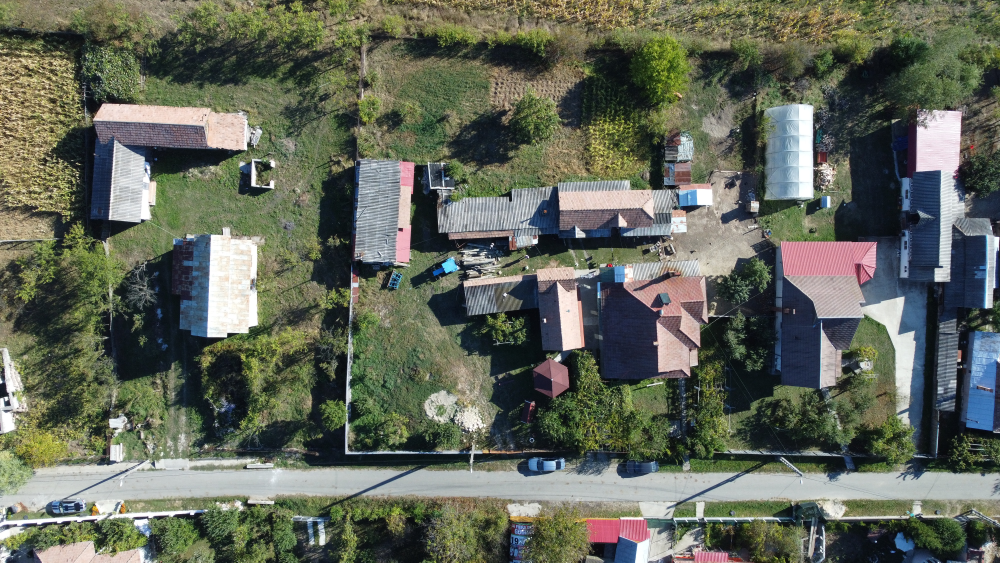
#> input picture images/25_sept_2021.JPG, 4000 x 2250 px (shown at 1/4 size)
$ jupyter execute image_aligment.ipynb
#> lines starting #> are read from the running program, lines starting #| are printed output that depends on the picture
[cell 1]
import numpy as np
import cv2 as cv
import matplotlib.pyplot as plt

[cell 2]
results_folder = "results_05_15"
template_image_path = './images/image_to_search.jpg'
img1_path = './images/25_sept_2021.JPG'
img2_path = './images/18_apr_2022.JPG'


def order_points(pts):
	# initialzie a list of coordinates that will be ordered
	# such that the first entry in the list is the top-left,
	# the second entry is the top-right, the third is the
	# bottom-right, and the fourth is the bottom-left
	rect = np.zeros((4, 2), dtype = "float32")
	# the top-left point will have the smallest sum, whereas
	# the bottom-right point will have the largest sum
	s = pts.sum(axis = 1)
	rect[0] = pts[np.argmin(s)]
	rect[2] = pts[np.argmax(s)]
	# now, compute the difference between the points, the
	# top-right point will have the smallest difference,
	# whereas the bottom-left will have the largest difference
	diff = np.diff(pts, axis = 1)
	rect[1] = pts[np.argmin(diff)]
	rect[3] = pts[np.argmax(diff)]
	# return the ordered coordinates
	return rect

def four_point_transform(image, pts):
    # obtain a consistent order of the points and unpack them
    # individually
    rect = order_points(pts)
    #rect = pts
    (tl, tr, br, bl) = rect
    #(tl, bl, br, tr) = rect
    # compute the width of the new image, which will be the
    # maximum distance between bottom-right and bottom-left
    # x-coordiates or the top-right and top-left x-coordinates
    widthA = np.sqrt(((br[0] - bl[0]) ** 2) + ((br[1] - bl[1]) ** 2))
    widthB = np.sqrt(((tr[0] - tl[0]) ** 2) + ((tr[1] - tl[1]) ** 2))
    maxWidth = max(int(widthA), int(widthB))

    # compute the height of the new image, which will be the
    # maximum distance between the top-right and bottom-right
    # y-coordinates or the top-left and bottom-left y-coordinates
    heightA = np.sqrt(((tr[0] - br[0]) ** 2) + ((tr[1] - br[1]) ** 2))
    heightB = np.sqrt(((tl[0] - bl[0]) ** 2) + ((tl[1] - bl[1]) ** 2))
    maxHeight = max(int(heightA), int(heightB))

    # now that we have the dimensions of the new image, construct
    # the set of destination points to obtain a "birds eye view",
    # (i.e. top-down view) of the image, again specifying points
    # in the top-left, top-right, bottom-right, and bottom-left
    # order
    dst = np.array([
        [0, 0],
        [maxWidth - 1, 0],
        [maxWidth - 1, maxHeight - 1],
        [0, maxHeight - 1]], dtype = "float32")

    # compute the perspective transform matrix and then apply it
    M = cv2.getPerspectiveTransform(rect, dst)
    warped = cv2.warpPerspective(image, M, (maxWidth, maxHeight))

    # return the warped image
    return warped

[cell 3]
import numpy as np
import cv2 as cv
from matplotlib import pyplot as plt
MIN_MATCH_COUNT = 10

from imutils import paths
import numpy as np
import argparse
import imutils
import cv2
import os


img2 = cv.imread(img1_path)          # queryImage
#> img2 is the input picture: shape (2250, 4000, 3); mean B, G, R 89.9, 103.3, 98
img2 = cv2.cvtColor(img2, cv2.COLOR_BGR2RGB)
img1 = cv.imread(template_image_path) # trainImage
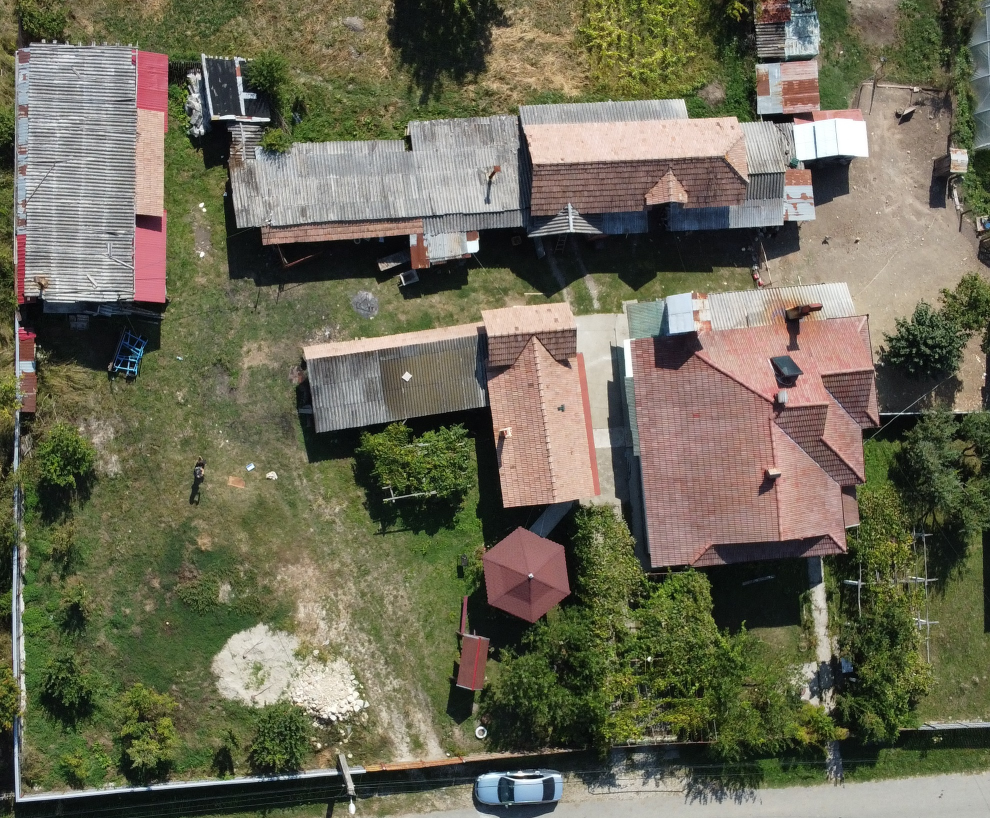
#> input picture images/image_to_search.jpg, 1980 x 1636 px (shown at 1/2 size)
#> img1 is the input picture: shape (1636, 1980, 3); mean B, G, R 86, 106, 108.3
img1 = cv2.cvtColor(img1, cv2.COLOR_BGR2RGB)
# Initiate SIFT detector
sift = cv.SIFT_create()
# find the keypoints and descriptors with SIFT
kp1, des1 = sift.detectAndCompute(img1,None)
#> kp1 = 52404 keypoints; strongest (x, y, size): (946, 493, 17.3), (335, 1246, 2.9), (976, 1092, 2.4), (535, 239, 6.1)
kp2, des2 = sift.detectAndCompute(img2,None)
#> kp2 = 151157 keypoints; strongest (x, y, size): (2125, 2150, 3.1), (330, 348, 2.7), (2111, 2190, 2.6), (2629, 1017, 3.3)
FLANN_INDEX_KDTREE = 1
index_params = dict(algorithm = FLANN_INDEX_KDTREE, trees = 5)
search_params = dict(checks = 50)
flann = cv.FlannBasedMatcher(index_params, search_params)
matches = flann.knnMatch(des1,des2,k=2)
#> matches = 52404 matches
# store all the good matches as per Lowe's ratio test.
good = []
for m,n in matches:
    if m.distance < 0.7*n.distance:
        good.append(m)
#> after the loop, good = 258 matches

[cell 4]
print(np.shape(good))
#| (258,)

[cell 5]
if len(good)>MIN_MATCH_COUNT:
    src_pts = np.float32([ kp1[m.queryIdx].pt for m in good ]).reshape(-1,1,2)
#> src_pts = 258 rows, first 8: [26.58, 1449.9], [53.56, 346.5], [62.7, 535.5], [67.46, 268.6], [69.52, 229], [69.52, 229], [70.66, 232.7], [70.8, 194.1]
    dst_pts = np.float32([ kp2[m.trainIdx].pt for m in good ]).reshape(-1,1,2)
#> dst_pts = 258 rows, first 8: [2083.4, 2138.7], [3826.9, 1450.8], [540.1, 756.3], [1442.3, 780.7], [1445.2, 749.5], [1445.2, 749.5], [1445.4, 752.4], [1449.2, 721.7]
    M, mask = cv.findHomography(src_pts, dst_pts, cv.RANSAC,5.0)
#> M = [[0.686, -0.0321, 1398.4], [-0.0467, 0.787, 571.5], [-5.43e-05, 4.33e-07, 1]]; mask = 258 values, max 1 at index 3, min 0 at index 0, mean 0.465
    matchesMask = mask.ravel().tolist()
#> matchesMask has the same summary as mask
    h,w = np.shape(img1[:,:,0])
#> h = 1636; w = 1980
    pts = np.float32([ [0,0],[0,h-1],[w-1,h-1],[w-1,0] ]).reshape(-1,1,2)
    dst = cv.perspectiveTransform(pts,M)
#> dst = [[1398.4, 571.5], [1345, 1856.7], [3027.6, 1976.6], [3088.7, 536.7]]
    #img2_lines = cv.polylines(img2,[np.int32(dst)],True,255,3, cv.LINE_AA)
else:
    print( "Not enough matches are found - {}/{}".format(len(good), MIN_MATCH_COUNT) )
    matchesMask = None

[cell 6]
draw_params = dict(matchColor = (0,255,0), # draw matches in green color
                   singlePointColor = None,
                   matchesMask = matchesMask, # draw only inliers
                   flags = 2)
#> draw_params = 4 items
img3 = cv.drawMatches(img1,kp1,img2,kp2,good,None,**draw_params)
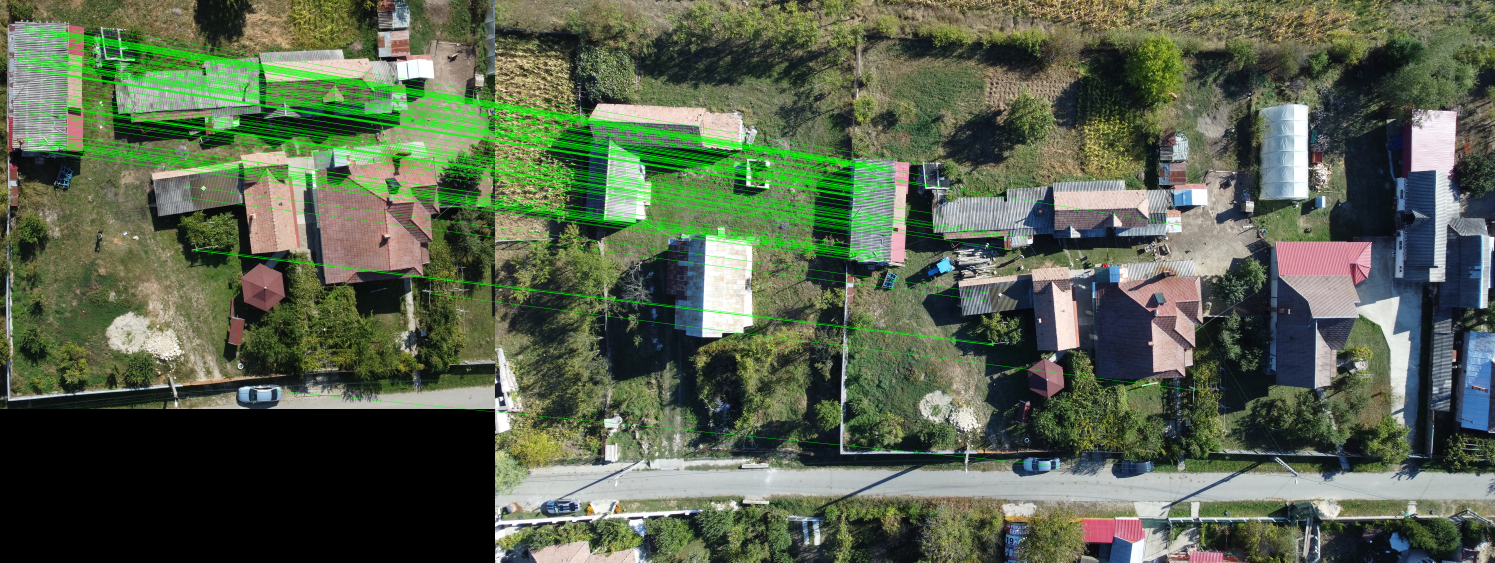
#> img3: shape (2250, 5980, 3) (shown at 1/4 size); mean R, G, B 87.9, 99, 77.6

plt.imshow(img3, 'gray'),plt.show()
# Save the output.
img3 = cv2.cvtColor(img3, cv2.COLOR_RGB2BGR)
cv.imwrite(results_folder + '/to_crop.jpg', img3)
#> Out = True

[cell 7]
print(dst)
#| [[[1398.3912  571.4822]]
#|  [[1345.0327 1856.7288]]
#|  [[3027.5723 1976.5889]]
#|  [[3088.6921  536.6577]]]
print(dst[2][0][0])
#| 3027.5723

[cell 8]
top_left_x = int(min([dst[0][0][0],dst[1][0][0],dst[2][0][0],dst[3][0][0]]))
#> top_left_x = 1345
top_left_y = int(min([dst[0][0][1],dst[1][0][1],dst[2][0][1],dst[3][0][1]]))
#> top_left_y = 536
bot_right_x = int(max([dst[0][0][0],dst[1][0][0],dst[2][0][0],dst[3][0][0]]))
#> bot_right_x = 3088
bot_right_y = int(max([dst[0][0][1],dst[1][0][1],dst[2][0][1],dst[3][0][1]]))
#> bot_right_y = 1976

img_4 = img2[top_left_y:bot_right_y, top_left_x:bot_right_x]
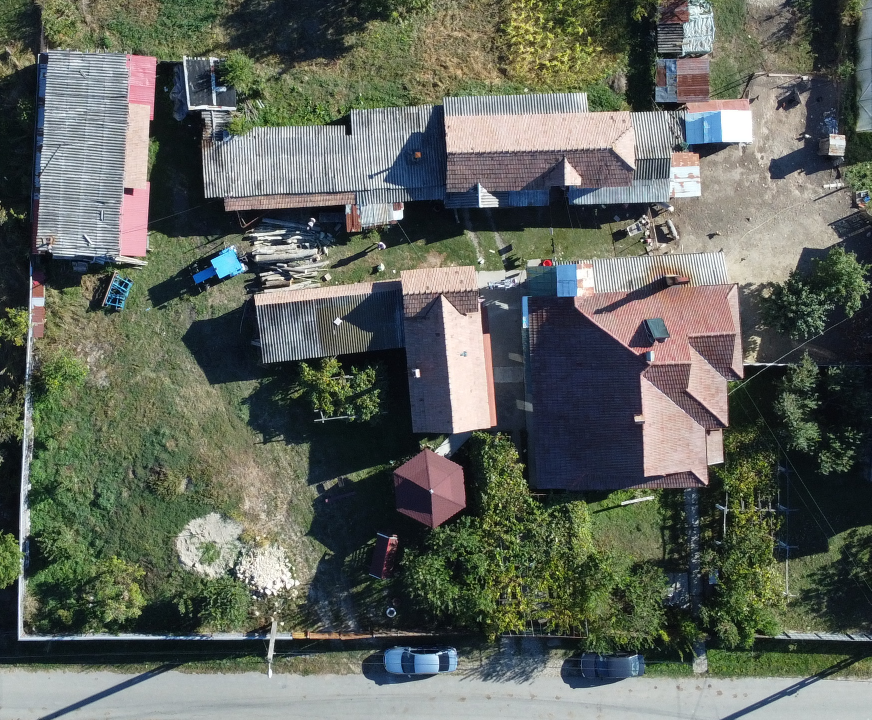
#> img_4: shape (1440, 1743, 3) (shown at 1/2 size); mean R, G, B 96.1, 101.4, 92.9


plt.imshow(img3, 'gray'),plt.show()
plt.imshow(img_4, 'gray'),plt.show()
# Save the output.

img_4 = cv2.cvtColor(img_4, cv2.COLOR_RGB2BGR)
cv.imwrite(results_folder + '/cropped_img.jpg', img_4)
#> Out = True

[cell 9]
dst = dst.reshape(4,2)


print(np.shape(dst))
#| (4, 2)
warped = four_point_transform(img2, dst)
#> in order_points, `s = pts.sum(axis = 1)`: s = [1969.9, 3201.8, 5004.2, 3625.3]
#> in order_points, `diff = np.diff(pts, axis = 1)`: diff = [-826.9, 511.7, -1051, -2552]
#> in four_point_transform, `rect = order_points(pts)`: rect = [[1398.4, 571.5], [3088.7, 536.7], [3027.6, 1976.6], [1345, 1856.7]]
#> in four_point_transform, `(tl, tr, br, bl) = rect`: tl = [1398.4, 571.5]; tr = [3088.7, 536.7]; br = [3027.6, 1976.6]; bl = [1345, 1856.7]
#> in four_point_transform, `widthA = np.sqrt(((br[0] - bl[0]) ** 2) + ((br[1] - bl[1]) ** 2))`: widthA = 1686.8
#> in four_point_transform, `widthB = np.sqrt(((tr[0] - tl[0]) ** 2) + ((tr[1] - tl[1]) ** 2))`: widthB = 1690.7
#> in four_point_transform, `maxWidth = max(int(widthA), int(widthB))`: maxWidth = 1690
#> in four_point_transform, `heightA = np.sqrt(((tr[0] - br[0]) ** 2) + ((tr[1] - br[1]) ** 2))`: heightA = 1441.2
#> in four_point_transform, `heightB = np.sqrt(((tl[0] - bl[0]) ** 2) + ((tl[1] - bl[1]) ** 2))`: heightB = 1286.4
#> in four_point_transform, `maxHeight = max(int(heightA), int(heightB))`: maxHeight = 1441
#> in four_point_transform, `dst = np.array([ [0, 0], [maxWidth - 1, 0], [maxWidth - 1, maxHeight -..`: dst = [[0, 0], [1689, 0], [1689, 1440], [0, 1440]]
#> in four_point_transform, `M = cv2.getPerspectiveTransform(rect, dst)`: M = [[1.25, 0.0518, -1772.7], [0.0257, 1.25, -748.3], [7.93e-05, 2.68e-06, 1]]
#> in four_point_transform, `warped = cv2.warpPerspective(image, M, (maxWidth, maxHeight))`:
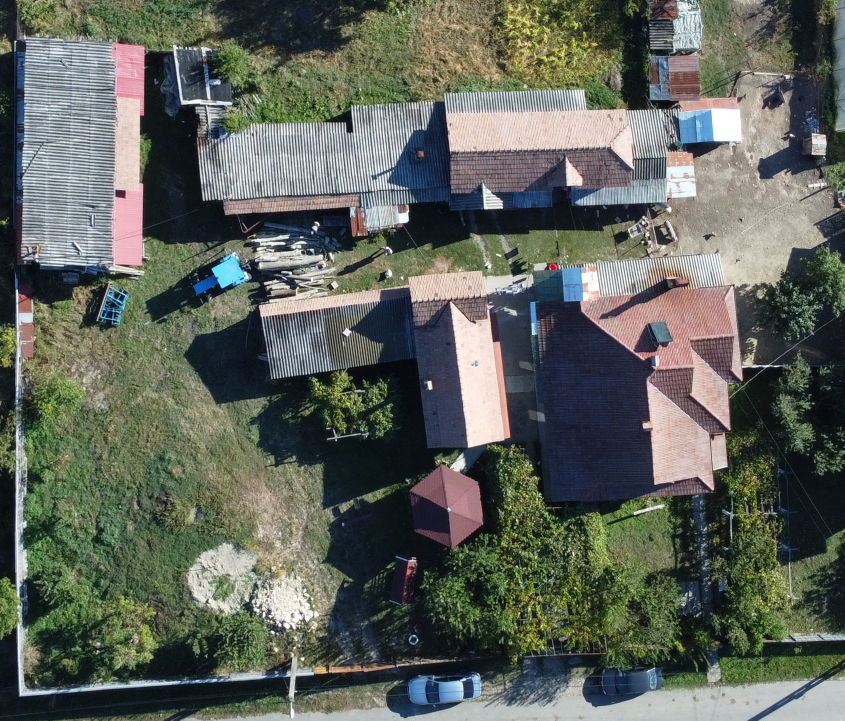
#> warped: shape (1441, 1690, 3) (shown at 1/2 size); mean R, G, B 94.6, 99.9, 90.9

[cell 10]
plt.imshow(warped, 'gray'),plt.show()
# Save the output.
resized_img_2 = cv2.resize(img1, (1200, 1200))
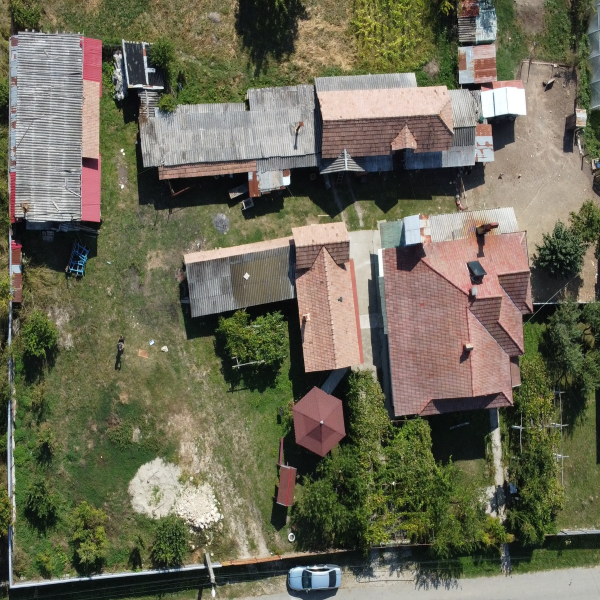
#> resized_img_2: shape (1200, 1200, 3) (shown at 1/2 size); mean R, G, B 108.2, 105.9, 85.9
resized_img_2 = cv2.cvtColor(resized_img_2, cv2.COLOR_RGB2BGR)
cv.imwrite(results_folder + '/resized_img_2.jpg', resized_img_2)


resized_warped = cv2.resize(warped, (1200, 1200))
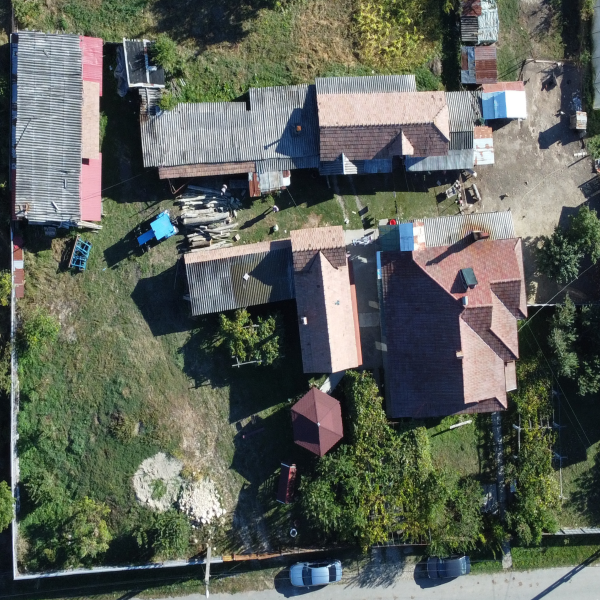
#> resized_warped: shape (1200, 1200, 3) (shown at 1/2 size); mean R, G, B 94.5, 99.8, 90.8
resized_warped = cv2.cvtColor(resized_warped, cv2.COLOR_RGB2BGR)
cv.imwrite(results_folder + '/resized_warped.jpg', resized_warped)
#> Out = True
